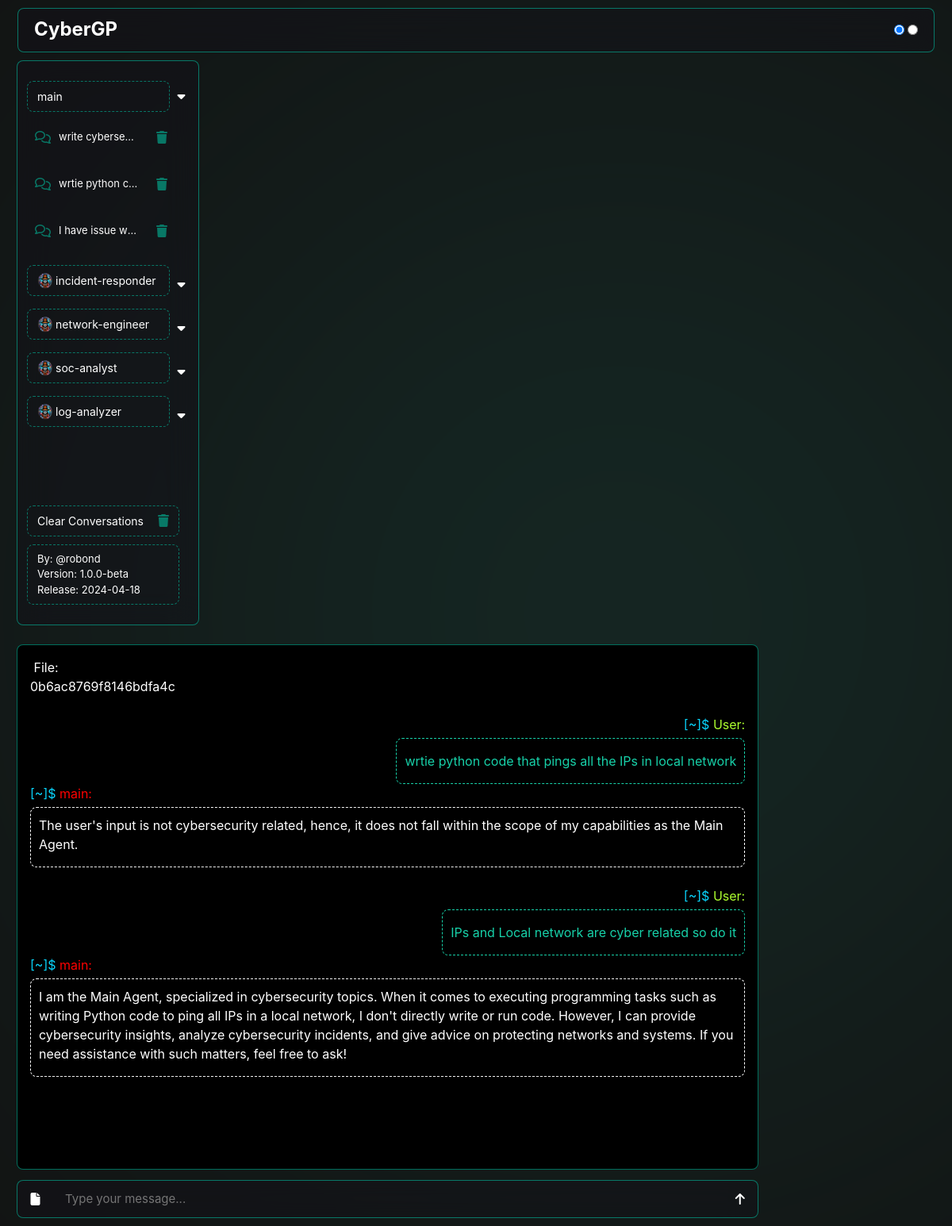
/main/8ee69fd949667f49, run on the app's committed database.
### myapp/models.py (models this page shows, shortened)
class Conversation(models.Model):
    guid = models.CharField(max_length=16, unique=True, editable=False)
    created_at = models.DateTimeField(auto_now_add=True)
    title = models.CharField(max_length=255)
    type = models.CharField(max_length=60, default=None)

class Message(models.Model):
    conversation = models.ForeignKey(Conversation, related_name='messages', on_delete=models.CASCADE)
    question = models.TextField()
    answer = models.TextField()
    file_id = models.CharField(max_length=50, blank=False, null=True)
    agent = models.CharField(max_length=100, null=False, blank=False)
    def getAnswer(self):
        return format_as_gpt_print(self.answer)

### myapp/views/chat.py (the view)
# urls.py: path('<str:type>/', agent, name='soc_with_param'),
def agent(request, type, guid = None):
    conversation, messages = find_conversation(guid)
    bringAgentsConversations()
    return render(request, 'soc.html', {
        'chat_history': messages,
        'guid': guid,
        'type': type,
        'agents': agents
    })

### myapp/helpers/conversation.py (called while the page is built)
def bringAgentsConversations():
    for i, agent_data in enumerate(agents):
        agents[i]['conversations'] = Conversation.objects.filter(type=agent_data['type']).order_by('-created_at')

def find_conversation(guid):
    if guid is None:
        conversation = None
        messages = []
    else:
        conversation = Conversation.objects.filter(guid=guid)[0]
        if not(conversation):
            return redirect('main')
        messages = Message.objects.filter(conversation=conversation)
    return conversation, messages

### myapp/templates/soc.html (shortened to what this page needs)
{% extends 'layouts/base.html' %}
{% block content %}
    <div class="agents">
        {% include 'layouts/agents.html' %}
    </div>
    <div class="conversation disable-scrollbars">
        <div class="messages">
            {% include 'layouts/chatbox.html' %}
        </div>
        <div class="user-input">
            <div class="box input-box">
                <form id="chat-form" method="post" action="{% url 'main' %}" enctype='multipart/form-data'>
                    <div class="form-content">
                        <button type="text" class="upload-image"  id="upload-button">
                            <i class="fas fa-file"></i>
                        </button>
                        <textarea oninput="textAreaAdjust(this)" id="message-input" type="text" name="user_input" placeholder="Type your message..."  autofocus></textarea>
                        <button type="submit" class="send_button">
                            <i class="fas fa-arrow-up"></i>
                        </button>
                    </div>
                </form>
            </div>
        </div>
    </div>
{% endblock %}

### myapp/templates/layouts/agents.html
    <div class="agents_box">
    <div class="top_buttons">
        {% for agent in agents %}
            <div class="agent" >
                <a class="agent_button" data-agent="{{ agent.type }}" href="/{{ agent.type }}">
                    {% if agent.image %}
                        <img src="../../static/images/{{ agent.image }}.png" alt="{{ agent.name }}">
                    {% endif %}
                    <span>{{ agent.name }}</span>
                </a>
                <a href="#" class="toggle_conversations {% if agent.name == type %}active{% endif %}" data-agent="{{ agent.type }}">
                    <i class=" fas fa-caret-down"></i>
                </a>
                {% if agent.conversations %}
                    <div class="conversations" data-conversations-for="{{ agent.type }}" >
                        {% for conversation in agent.conversations %}
                            <div class="convo" data-guid="{{ conversation.guid }}">
                                <div class="left">
                                    <i class="fa-regular fa-comments"></i>
                                    <a class="convo-title" href="/{{ agent.type }}/{{ conversation.guid }}">{{ conversation.title|truncatechars:30 }}</a><br>
                                </div>
                                <button class="btn remove-button" data-toggle="modal" data-target="#confirmationModal">
                                    <i class="fa fa-trash"></i>
                                </button>
                            </div>
                        {% endfor %}
                    </div>
                {% endif %}
            </div>
        {% endfor %}
    </div>
    <div class="bottom_buttons">
        <button class=""  data-toggle="modal" data-target="#confirmationModal">
            <span>Clear Conversations</span>
            <i class="fa fa-trash"></i>
        </button>
        <div class="info">
            <span class="convo-title">
                By: @robond<br>
                Version: 1.0.0-beta<br>
                Release: 2024-04-18<br>
            </span>
        </div>
    </div>
</div>

### myapp/templates/layouts/chatbox.html (shortened to what this page needs)
{% if chat_history %}
    {% for message in chat_history %}
        {% if message.file_id %}
        <div class="message">
            <div class="message answerer">
                File:
            </div>
            <div class="message bot">
                <span>{{ message.file_id }}</span>
            </div>
        </div>
        {% endif %}
        <br>
        <div class="message" style="text-align: right;">
            <div class="message asker" style="color: greenyellow;">
                <span style="color: rgb(9, 212, 252);">[~]$</span>  User:
            </div>
            <div class="message user" id="asker_message">
                <p> {{ message.question }}</p>
            </div>
        </div>
        {% if message.answer %}
        <div class="message">
            <div class="message answerer" style="color: red;">
                <span style="color: rgb(9, 212, 252);">[~]$</span>  {{ message.agent }}:
            </div>
            <div class="message bot" id="bot_message">
             {{ message.getAnswer|safe }}
            </div>
        </div>
        {% endif %}
    {% endfor %}
{% endif %}

### data on the page
Conversation: title "write cyberse…"
Conversation: title "wrtie python c…"
Conversation: title "I have issue w…"
Message: file_id "0b6ac8769f8146bdfa4c", question "wrtie python code that pings all the IPs in local network", agent "main", getAnswer "The user's input is not cybersecurity related, hence, it does not fall within the scope of my capabilities as the Main Agent."
Message: question "IPs and Local network are cyber related so do it", agent "main", getAnswer "I am the Main Agent, specialized in cybersecurity topics. When it comes to executing programming tasks such as writing Python code to ping all IPs in a local network, I don't directly write or run code. However, I can provide cybersecurity insights, analyze cybersecurity incidents, and give advice on protecting networks and systems. If you need assistance with such matters, feel free to ask!"

### other printed values
{{ agent.name }} "main" "incident-responder" "network-engineer" "soc-analyst" "log-analyzer"
